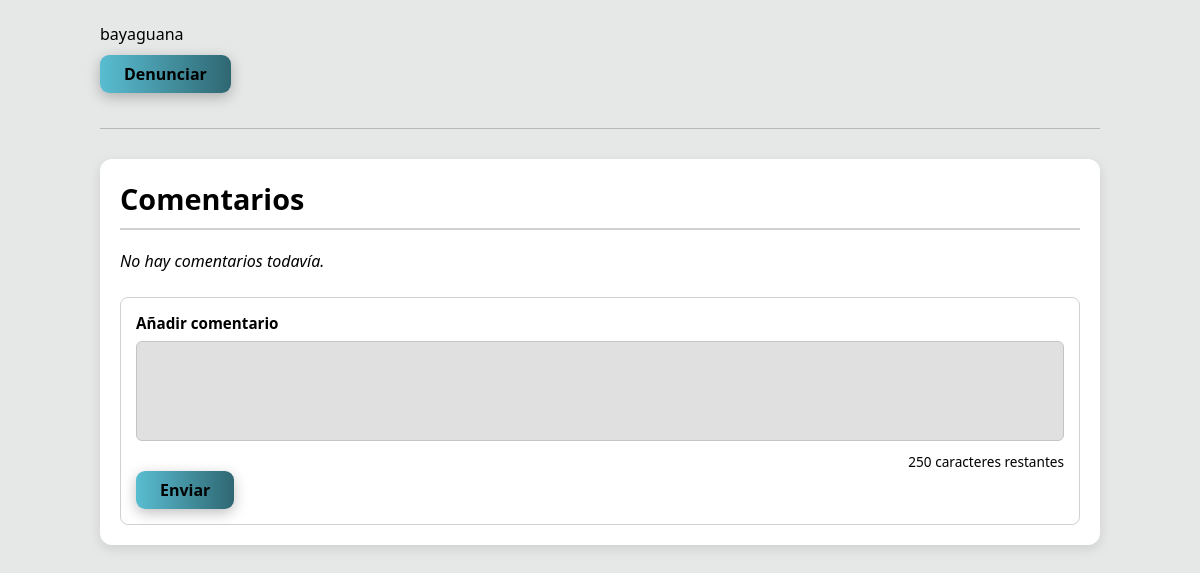
The app's page /detalle_auto.php?id=10 (lower part), older data.
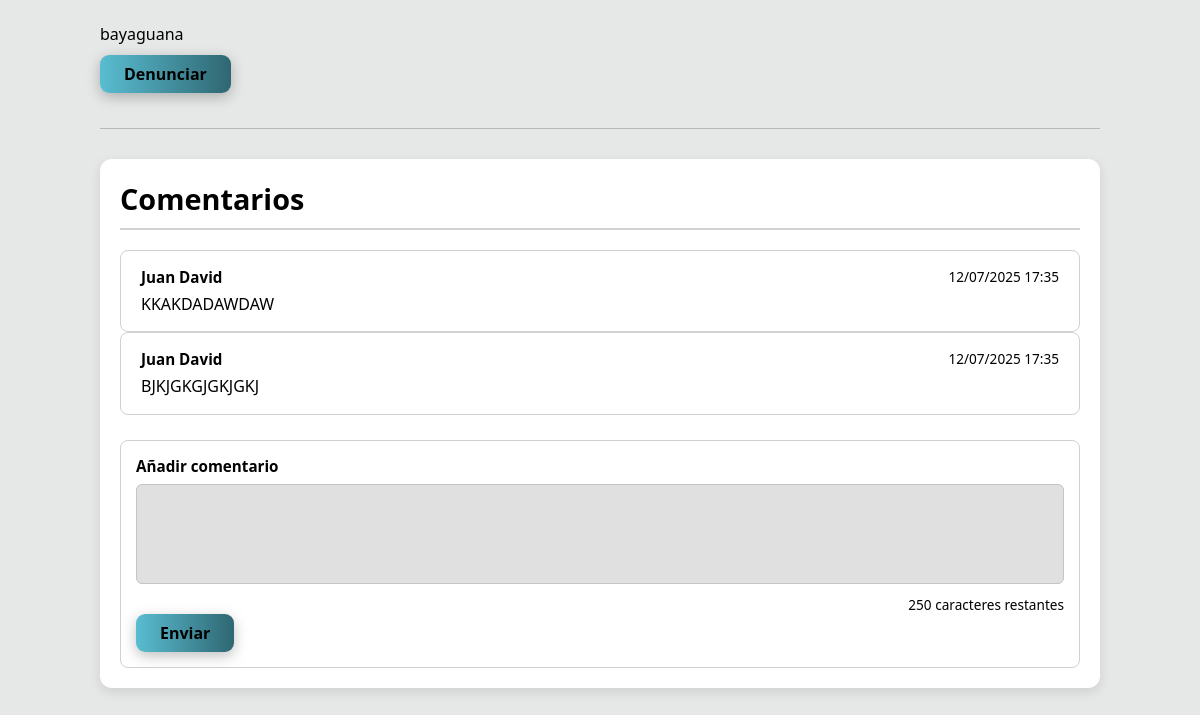
The same page, newer data.
### tables this page shows
CREATE TABLE `comentarios` (
  `id` int(11) NOT NULL,
  `id_auto` int(11) NOT NULL,
  `usuario` varchar(100) NOT NULL,
  `comentario` text NOT NULL,
  `fecha` timestamp NOT NULL DEFAULT current_timestamp()
);

### conexion.php (called while the page is built, shortened)
<?php
$usuario = "root";
?>

### detalle_auto.php (the view, shortened to what this page needs)
<?php
require 'conexion.php';
$id = isset($_GET['id']) ? (int)$_GET['id'] : 0;
$stmt = $conn->prepare(
    "SELECT a.*, r.imagen_perfil, r.Nombre
     FROM autos a
     JOIN registro r ON a.usuario = r.Nombre
     WHERE a.id = ?"
);
$stmt->bind_param("i", $id);
$stmt->execute();
$auto = $stmt->get_result()->fetch_assoc();
$stmt = $conn->prepare(
    "SELECT usuario, comentario, fecha
     FROM comentarios
     WHERE id_auto = ?
     ORDER BY fecha DESC"
);
$stmt->bind_param("i", $id);
$stmt->execute();
$result_comments = $stmt->get_result();
?>
<!DOCTYPE html>
<html lang="es">
<head>
  <link rel="stylesheet" href="css/style.css" />
  <link href="https://cdn.boxicons.com/fonts/basic/boxicons.min.css" rel="stylesheet">
</head>
<body>
  <?php include 'header.php'; ?>
  <div class="car-detail-card">
    <div class="car-info">
    </div>
    <p class="car-location"><?php echo htmlspecialchars($auto['ubicacion'] ?? 'No especificada'); ?></p>
    <a href="denuncias.php?id=<?php echo $auto['id']; ?>" class="boton">Denunciar</a>
    <hr class="divider" />
<div class="comentarios">
  <h2>Comentarios</h2>
  <?php if ($result_comments->num_rows === 0): ?>
    <p class="sin-comentarios">No hay comentarios todavía.</p>
  <?php else: ?>
    <?php while ($coment = $result_comments->fetch_assoc()): ?>
      <div class="comentario">
        <p class="comentario-cabecera">
          <strong><?php echo htmlspecialchars($coment['usuario']); ?></strong>
          <small><?php echo date('d/m/Y H:i', strtotime($coment['fecha'])); ?></small>
        </p>
        <p class="comentario-texto"><?php echo nl2br(htmlspecialchars($coment['comentario'])); ?></p>
      </div>
    <?php endwhile; ?>
  <?php endif; ?>
  <?php if ($usuario): ?>
    <form method="post" class="formulario-comentario">
      <label for="nuevo_comentario">Añadir comentario</label>
      <textarea id="nuevo_comentario" name="nuevo_comentario" maxlength="250" required oninput="updateCounter()"></textarea>
      <div id="charCounter">250 caracteres restantes</div>
      <button type="submit" class="boton">Enviar</button>
    </form>
  <?php endif; ?>
</div>
</body>
</html>

Row changes from the older to the newer data that the page shows:
added comentarios: usuario "Juan David", fecha "12/07/2025 17:35", comentario "KKAKDADAWDAW"
added comentarios: usuario "Juan David", fecha "12/07/2025 17:35", comentario "BJKJGKGJGKJGKJ"
Text that changed along with them:
text no longer shown: "No hay comentarios todavía."
